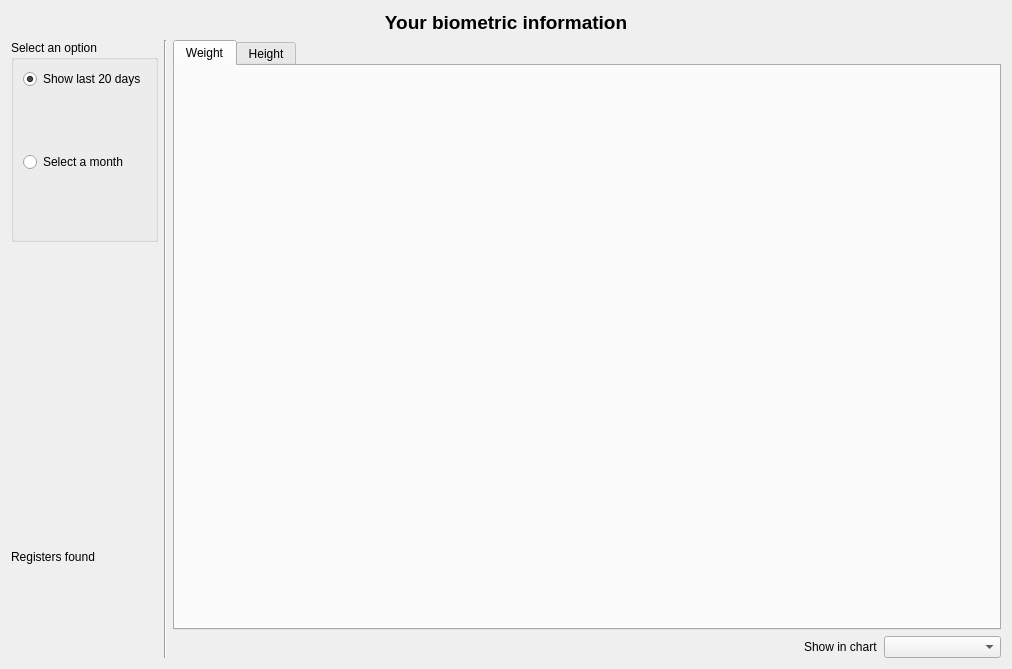
<?xml version="1.0" encoding="UTF-8"?>
<ui version="4.0">
 <class>wdgBiometrics</class>
 <widget class="QWidget" name="wdgBiometrics">
  <property name="geometry">
   <rect>
    <x>0</x>
    <y>0</y>
    <width>1012</width>
    <height>669</height>
   </rect>
  </property>
  <layout class="QHBoxLayout" name="horizontalLayout_5">
   <item>
    <layout class="QVBoxLayout" name="verticalLayout_6">
     <item>
      <widget class="QLabel" name="lbl">
       <property name="font">
        <font>
         <pointsize>14</pointsize>
         <weight>75</weight>
         <bold>true</bold>
        </font>
       </property>
       <property name="text">
        <string>Your biometric information</string>
       </property>
       <property name="alignment">
        <set>Qt::AlignCenter</set>
       </property>
      </widget>
     </item>
     <item>
      <layout class="QHBoxLayout" name="horizontalLayout_4">
       <item>
        <layout class="QVBoxLayout" name="verticalLayout_4">
         <item>
          <widget class="QGroupBox" name="groupBox">
           <property name="title">
            <string>Select an option</string>
           </property>
           <layout class="QVBoxLayout" name="verticalLayout_3">
            <item>
             <layout class="QVBoxLayout" name="verticalLayout">
              <item>
               <widget class="QRadioButton" name="rad20days">
                <property name="text">
                 <string>Show last 20 days</string>
                </property>
                <property name="checked">
                 <bool>true</bool>
                </property>
                <property name="autoExclusive">
                 <bool>true</bool>
                </property>
               </widget>
              </item>
              <item>
               <layout class="QHBoxLayout" name="horizontalLayout">
                <item>
                 <widget class="QRadioButton" name="radMonth">
                  <property name="text">
                   <string>Select a month</string>
                  </property>
                 </widget>
                </item>
                <item>
                 <widget class="wdgYearMonth" name="wdgYM" native="true"/>
                </item>
               </layout>
              </item>
             </layout>
            </item>
           </layout>
          </widget>
         </item>
         <item>
          <widget class="mqtwObjects" name="tblBiometrics" native="true"/>
         </item>
         <item>
          <widget class="QLabel" name="lblFound">
           <property name="text">
            <string>Registers found</string>
           </property>
          </widget>
         </item>
        </layout>
       </item>
       <item>
        <widget class="Line" name="line">
         <property name="orientation">
          <enum>Qt::Vertical</enum>
         </property>
        </widget>
       </item>
       <item>
        <layout class="QVBoxLayout" name="verticalLayout_5">
         <item>
          <layout class="QVBoxLayout" name="layTab">
           <item>
            <widget class="QTabWidget" name="tab">
             <property name="currentIndex">
              <number>0</number>
             </property>
             <widget class="QWidget" name="tab_4">
              <attribute name="title">
               <string>Weight</string>
              </attribute>
              <layout class="QVBoxLayout" name="verticalLayout_2">
               <item>
                <widget class="VCWeight" name="wdgTSWeight" native="true"/>
               </item>
              </layout>
             </widget>
             <widget class="QWidget" name="tab_2">
              <attribute name="title">
               <string>Height</string>
              </attribute>
              <layout class="QHBoxLayout" name="horizontalLayout_2">
               <item>
                <widget class="VCHeight" name="wdgTSHeight" native="true"/>
               </item>
              </layout>
             </widget>
            </widget>
           </item>
          </layout>
         </item>
         <item>
          <layout class="QHBoxLayout" name="horizontalLayout_3">
           <item>
            <spacer name="horizontalSpacer">
             <property name="orientation">
              <enum>Qt::Horizontal</enum>
             </property>
             <property name="sizeHint" stdset="0">
              <size>
               <width>40</width>
               <height>20</height>
              </size>
             </property>
            </spacer>
           </item>
           <item>
            <widget class="QLabel" name="label">
             <property name="text">
              <string>Show in chart</string>
             </property>
            </widget>
           </item>
           <item>
            <widget class="QComboBox" name="cmbChart">
             <property name="currentIndex">
              <number>-1</number>
             </property>
             <property name="sizeAdjustPolicy">
              <enum>QComboBox::AdjustToContents</enum>
             </property>
             <item>
              <property name="text">
               <string>All registers</string>
              </property>
             </item>
             <item>
              <property name="text">
               <string>Last year</string>
              </property>
             </item>
             <item>
              <property name="text">
               <string>Last three years</string>
              </property>
             </item>
            </widget>
           </item>
          </layout>
         </item>
        </layout>
       </item>
      </layout>
     </item>
    </layout>
   </item>
  </layout>
  <action name="actionBiometricsNew">
   <property name="icon">
    <iconset resource="../images/caloriestracker.qrc">
     <normaloff>:/caloriestracker/add.png</normaloff>:/caloriestracker/add.png</iconset>
   </property>
   <property name="text">
    <string>New biometric information</string>
   </property>
   <property name="toolTip">
    <string>New biometric information</string>
   </property>
  </action>
  <action name="actionBiometricsDelete">
   <property name="icon">
    <iconset resource="../images/caloriestracker.qrc">
     <normaloff>:/caloriestracker/list-remove.png</normaloff>:/caloriestracker/list-remove.png</iconset>
   </property>
   <property name="text">
    <string>Delete biometric information</string>
   </property>
   <property name="toolTip">
    <string>Delete biometric information</string>
   </property>
  </action>
  <action name="actionBiometricsEdit">
   <property name="icon">
    <iconset resource="../images/caloriestracker.qrc">
     <normaloff>:/caloriestracker/document-edit.png</normaloff>:/caloriestracker/document-edit.png</iconset>
   </property>
   <property name="text">
    <string>Edit biometric information</string>
   </property>
   <property name="toolTip">
    <string>Edit biometric information</string>
   </property>
  </action>
 </widget>
 <customwidgets>
  <customwidget>
   <class>wdgYearMonth</class>
   <extends>QWidget</extends>
   <header location="global">wdgYearMonth</header>
   <container>1</container>
  </customwidget>
  <customwidget>
   <class>mqtwObjects</class>
   <extends>QWidget</extends>
   <header location="global">myqtablewidget</header>
   <container>1</container>
  </customwidget>
  <customwidget>
   <class>VCHeight</class>
   <extends>QWidget</extends>
   <header location="global">wdgBiometrics</header>
   <container>1</container>
  </customwidget>
  <customwidget>
   <class>VCWeight</class>
   <extends>QWidget</extends>
   <header location="global">wdgBiometrics</header>
   <container>1</container>
  </customwidget>
 </customwidgets>
 <resources>
  <include location="../images/caloriestracker.qrc"/>
 </resources>
 <connections/>
</ui>
